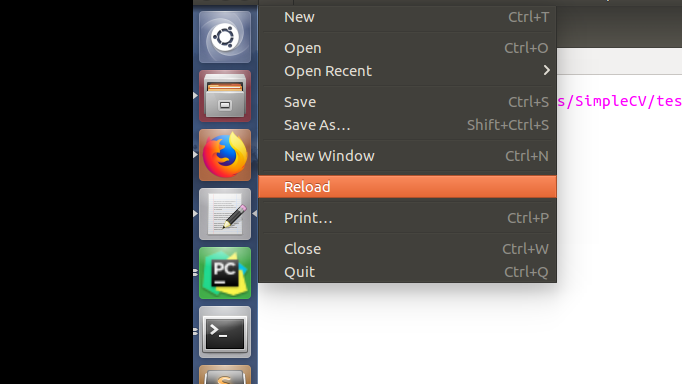
#> input picture imagenes/menu.png, 682 x 384 px
$ python blobTracing.py   (older library calls are emulated)
#> lines starting #> are read from the running program, lines starting #| are printed output that depends on the picture; after the words box and inside, x2 and y2 are one past the last pixel; in counts of white or black regions, pixels touching at a corner belong together
import numpy as np
import cv2
import pytesseract
from PIL import Image

'''
que hace?
abre una imagen y le aplica ciertas funciones que ayudan.

aca estoy jugando con los contornos y la saturacion de una imagen para identificar
donde me debo centrar para sacar la informacion de ahi.
'''

rawImage = cv2.imread('./imagenes/menu.png')
#> rawImage is the input picture: shape (384, 682, 3); mean B, G, R 103.1, 105.6, 109
#cv2.imshow('Original Image',rawImage)
#cv2.waitKey(0)

hsv = cv2.cvtColor(rawImage, cv2.COLOR_BGR2HSV)
#> hsv: shape (384, 682, 3); mean H, S, V 16.6, 21.2, 112
#cv2.imshow('HSV Image',hsv)
#cv2.waitKey(0)

hue ,saturation ,value = cv2.split(hsv)
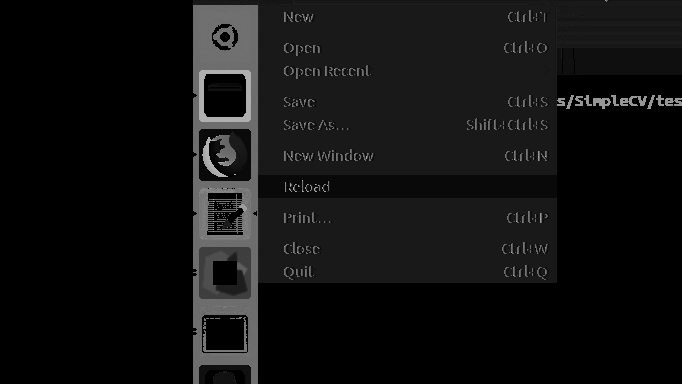
#> hue: shape (384, 682); min 0, max 179, mean 16.6
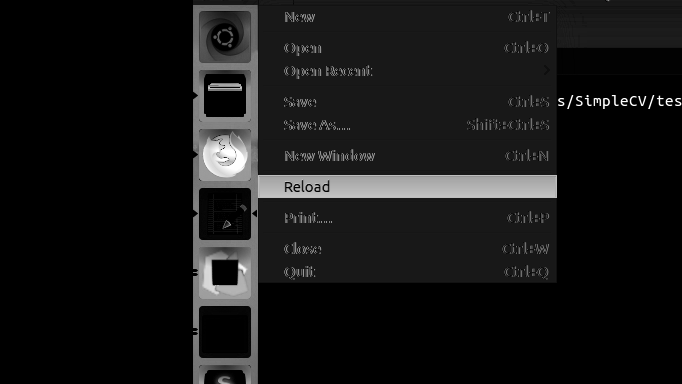
#> saturation: shape (384, 682); min 0, max 255, mean 21.2
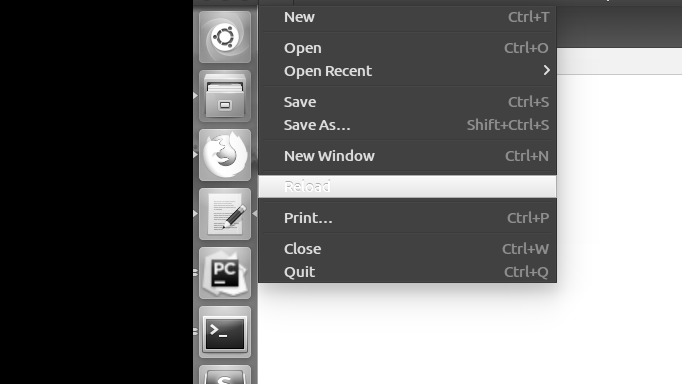
#> value: shape (384, 682); min 0, max 255, mean 112
# [11 lines of commented-out code are left out]


_, contours, hierarchy = cv2.findContours(saturation, cv2.RETR_TREE, cv2.CHAIN_APPROX_SIMPLE)
#> contours = 106 contours, 82 with area under 20; largest, box (x1, y1, x2, y2) and area: (193, 0, 682, 384) 117496, (203, 73, 247, 118) 1848, (201, 314, 249, 354) 1702, (212, 260, 238, 286) 623, (213, 207, 245, 230) 345
contour_list = []
idx =0
# for each contour found, draw a rectangle around it on original image
for contour in contours:

    idx += 1
    area = cv2.contourArea(contour)
    if area > 100:
        contour_list.append(contour)

        # get rectangle bounding contour
        [x,y,w,h] = cv2.boundingRect(contour)


        # draw rectangle around contour on original image
        #cv2.rectangle(image,(x,y),(x+w,y+h),(255,0,255),2)

        roi = rawImage[y:y + h, x:x + w]
#> this loop made 106 passes
#> (area, x, y, w, h) on passes 1, 4, 6, 14, 15, 22, 24, 35, 50, 71, 86, 101: (230.5, 212, 371, 25, 13), (108, 593, 98, 18, 11), (109, 620, 96, 27, 10), (117496, 193, 0, 489, 384), (1701.5, 201, 314, 48, 40), (623, 212, 260, 26, 26), (145.5, 206, 230, 38, 6), (124, 213, 221, 24, 11), (345, 213, 207, 32, 23), (268, 213, 199, 24, 13), (252, 207, 192, 36, 10), (1848, 203, 73, 44, 45)
#> area on passes 2, 8, 9, 10, 11, 12: 69, 30.5, 30, 28.5, 24.5, 25
#> after the loop, contour_list = 14 contours; largest, box (x1, y1, x2, y2) and area: (193, 0, 682, 384) 117496, (203, 73, 247, 118) 1848, (201, 314, 249, 354) 1702, (212, 260, 238, 286) 623, (213, 207, 245, 230) 345; idx = 106

        #cv2.imwrite(''+ str(idx) + '.png', roi)

        #cv2.imshow('img',roi)
        #cv2.waitKey(0)


cv2.drawContours(rawImage, contour_list,  -1, (255,0,0), 2)
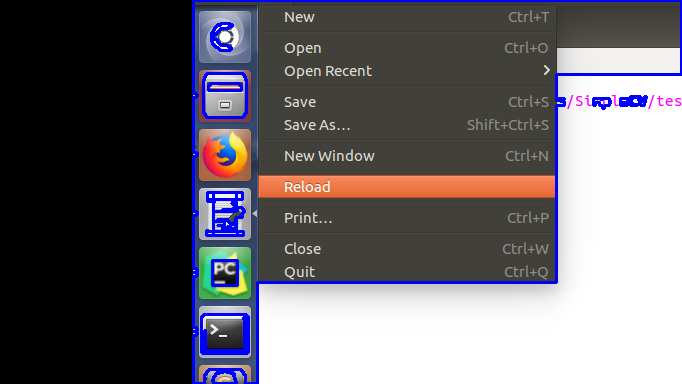
#> rawImage: shape (384, 682, 3); 3.35% of pixels changed, all inside (x1, y1, x2, y2) = (192, 0, 682, 384)
#cv2.imshow('tito',tito)
#cv2.waitKey(0)


cv2.imwrite("tracing2.png", rawImage)

#> (the run stopped early here; a loop or call above may not have finished)
